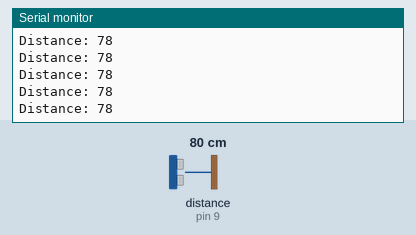
Bench run of a sketch on a simulated Arduino Uno, built with avr-gcc and run on an emulated ATmega328P. On the bench: the last lines printed to the serial monitor. Wiring (inferred from the names in the program): ultrasonic range finder: trigger pin 10; echo pin 9. The test bench sets the inputs (shaded band); at power-on: distance to the obstacle (sensor on pin 9) 80 cm. The echo pulse lasts 58.3 µs per cm.

Above: at 1.2 s.
1.3 s: distance to the obstacle (sensor on pin 9) set to 2 cm
At 1.9 s:
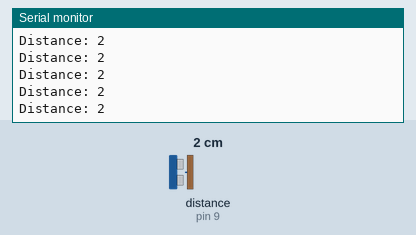
4.3 s: distance to the obstacle (sensor on pin 9) set to 120 cm
At 5.0 s:
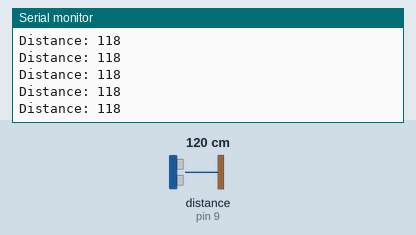
7.3 s: distance to the obstacle (sensor on pin 9) set to 4 cm
At 8.1 s:
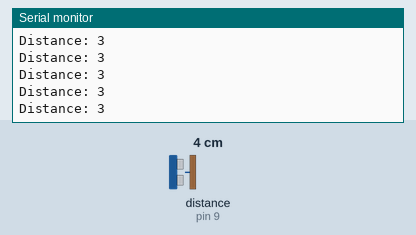
10.3 s: distance to the obstacle (sensor on pin 9) set to 18 cm
At 11.2 s:
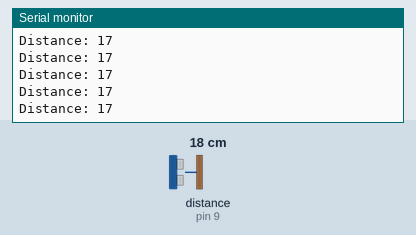
Timing chart, 0 to 13.3 s (numbered marks = the images above; inputs shaded):
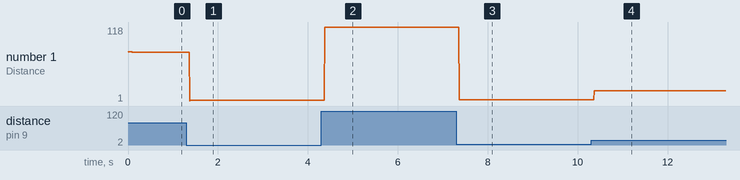

The sketch:

Exp6.ino
```cpp
//Obstacle Detector And Distance Measuring Device
const int trig = 10;
const int echo = 9;
long duration;
int distance;

void setup()
{
  pinMode(trig, OUTPUT);
  pinMode(echo, INPUT);
  Serial.begin(9600);
}

void loop()
{
  digitalWrite(trig, LOW);
  delayMicroseconds(2);

  digitalWrite(trig, HIGH);
  delayMicroseconds(10);
  digitalWrite(trig, LOW);

  duration= pulseIn(echo, HIGH);
  distance= duration*0.034/2;

  Serial.print("Distance: ");
  Serial.println(distance);
}
//Name - Anshul Verma
//UID - 19BCS3537
```

Measured:
- after the input at 1.3 s, the serial monitor: prints a new line after 0.07 s (image 1)
- after the input at 4.3 s, the serial monitor: prints a new line after 0.08 s (image 2)
- after the input at 7.3 s, the serial monitor: prints a new line after 0.07 s (image 3)
- after the input at 10.3 s, the serial monitor: prints a new line after 0.07 s (image 4)
- plotted number 1: 78 → 2 after the input at 1.3 s, 2 → 118 after the input at 4.3 s, 118 → 3 after the input at 7.3 s, 3 → 1 after the input at 10.3 s
